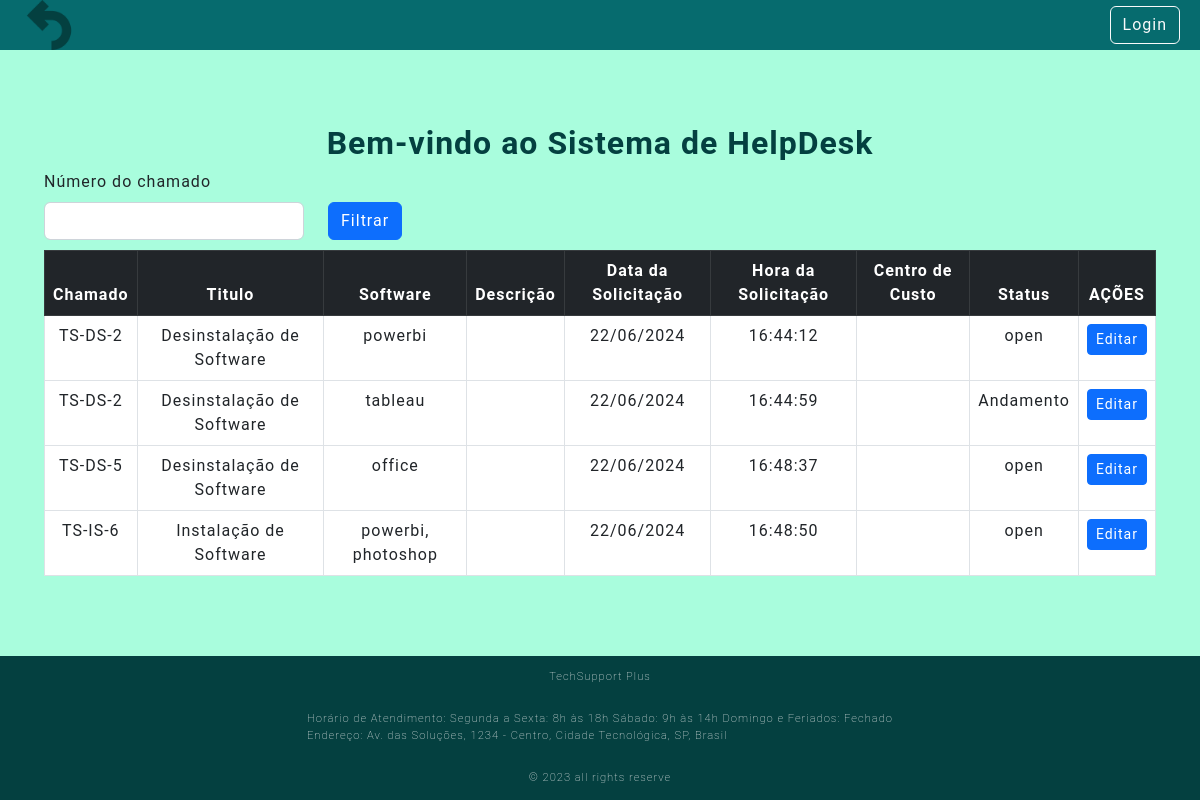
/tiket, run on the app's committed database.
### Src/Model/Bd.py (models this page shows, shortened)
class Ticket(db.Model):
    __tablename__ = "Ticket"
    id = db.Column(db.Integer, primary_key=True, autoincrement=True)
    idUser = db.Column(db.Integer,db.ForeignKey('CreatUser.id'))
    identificador = db.Column(db.String(50), nullable=False)
    title = db.Column(db.String(50), nullable=False)
    software = db.Column(db.String(50), nullable=False)
    description = db.Column(db.String, nullable=False)
    status = db.Column(db.String(20), nullable=False, default='Open')
    execution = db.Column(db.String(500), nullable=False)
    created_data = db.Column(db.String, nullable=False)
    created_hora = db.Column(db.String, nullable=False)
    cost_center = db.Column(db.String, nullable=False)

### Src/View/NewTicket.py (the view)
@tk.route('/tiket')
def tiket():
    tickets = Ticket.query.all()
    return render_template('servicos.html', tickets=tickets)

### Templates/servicos.html
{% extends 'base.html' %}
{% block conteudo %}
<h1>Bem-vindo ao Sistema de HelpDesk</h1>
<div class="row" style="text-align: left;">
    <label class="form-label" for="form3Example4">Número do chamado</label>
    <form method="POST" action="{{url_for('router.tk.servicos')}}" >
        <div class="form-group row">
            <div class="form-group col-md-3">
                <input type="text" class="form-control" name="numeroChamado">
            </div>
            <div class="col-auto">
                <button type="submit" class="btn btn-primary">Filtrar</button>
            </div>
        </div>
    </form>
    <br> <br>
</div>
<div class="bg-white ">
    <table class="table table-bordered table-hover">
        <thead class="table-dark">
            <tr>
                <th scope="col">Chamado</th>
                <th scope="col">Titulo</th>
                <th scope="col">Software</th>
                <th scope="col">Descrição</th>
                <th scope="col">Data da Solicitação</th>
                <th scope="col">Hora da Solicitação</th>
                <th scope="col">Centro de Custo</th>
                <th scope="col">Status</th>
                <th scope="col">AÇÕES</th>
            </tr>
        </thead>
        <tbody>
            {% for ticket in tickets %}
            {% if ticket.status != "Fechado" %}
            <tr>
                <td>{{ticket.identificador}}</td>
                <td>{{ticket.title}}</td>
                <td>{{ticket.software}}</td>
                <td>{{ticket.description}}</td>
                <td>{{ticket.created_data}}</td>
                <td>{{ticket.created_hora}}</td>
                <td>{{ticket.cost_center}}</td>
                <td>{{ticket.status}}</td>
                <td> <a href="{{ticket.id}}/atendimento" class="btn btn-primary btn-sm" >Editar</a>
                </td>
            </tr>
            {% endif %}
            {% endfor %}
        </tbody>
    </table>
</div>
{% endblock conteudo %}

### Templates/base.html (shortened to what this page needs)
<!DOCTYPE html>
<html lang="pt-br">
    <head>
        <link rel="stylesheet"
            href="https://cdn.jsdelivr.net/npm/bootstrap@5.2.3/dist/css/bootstrap.min.css"
>
        <link rel="stylesheet"
            href="https://cdnjs.cloudflare.com/ajax/libs/font-awesome/6.4.2/css/all.min.css"
 />
        <link rel="stylesheet"
            href="{{url_for('static', filename='style.css')}}">
    </head>
    <body>
        <header>
            {% include 'nav.html' %}
        </header>
        <main>
            <div class="container">
                {% block conteudo %}
                {% endblock conteudo %}
            </div>
        </main>
        <footer>
            {% include 'footer.html' %}
        </footer>
    </body>
</html>

### Templates/nav.html (shortened to what this page needs)
<nav class="navbar navbar-expand-lg bg-body-tertiary" id="nav_content">
  <div class="container-fluid" id="nav_content">
    <div class="container-fluid">
      <a href="{{ url_for('router.home.index') }}">
        <img src="{{ url_for('static', filename='img/seta-de-retorno-a-esquerda.png') }}"
          alt="Remoção ou Desinstalação de Software" width="50">
      </a>
    </div>
    <div class="ms-auto">
      {% if not current_user.userName %}
      <div class="text-end login-button">
        <a type="button" class="btn btn-outline-light me-2" href="{{url_for('router.login.login')}}">Login</a>
      </div>
      {% else %}
      <div class="text-end me-4 user-info">
        Usuário logado: {{current_user.userName}}
        <a type="button" class="btn btn-outline-light me-2" href="{{url_for('router.login.logout')}}">Logout</a>
      </div>
      {% endif %}
    </div>
  </div>
</nav>

### Templates/footer.html
<div id="footer_copyright"> TechSupport Plus </div>
  <div id="footer_endereco">
    Horário de Atendimento:
    Segunda a Sexta: 8h às 18h
    Sábado: 9h às 14h
    Domingo e Feriados: Fechado
    <br>
    Endereço: Av. das Soluções, 1234 - Centro, Cidade Tecnológica, SP, Brasil
  </div>
  <div id="footer_copyright"> &#169 2023 all rights reserve </div>

### Public/style.css (style rules this page uses)
:root { --color-neutral-0: #044040; --color-neutral-10: #2e2c2c; --color-neutral-20: #066b6e; --color-neutral-30: #a8a29e; --color-neutral-40: #fcf8f8; --color-neutral-50: #a9fddd; }
#nav_content { background-color: var(--color-neutral-20); position: fixed; top: 0; width: 100%; z-index: 1000; }
* { font-family: 'Roboto', sans-serif; margin: 0; padding: 0; box-sizing: border-box; letter-spacing: 1px; }
body { background: var(--color-neutral-50); display: flex; flex-direction: column; min-height: 100vh; }
main { display: flex; flex-direction: column; align-items: center; justify-content: center; text-align: center; padding: 2rem; flex: 1 0 auto; }
.container { margin-top: 60px; }
h1 { color: var(--color-neutral-0); font-size: 2rem; font-weight: bold; }
footer { bottom: 0; width: 100%; color: var(--color-neutral-40); flex-shrink: 0; }
#footer_copyright { display: flex; justify-content: center; background-color: var(--color-neutral-0); font-size: 0.7rem; padding: 0.8rem; font-weight: 50; }
#footer_endereco { display: flex; justify-content: center; background-color: var(--color-neutral-0); font-size: 0.7rem; padding: 0.8rem; font-weight: 10; }
.login-button { width: 200px; }

### data on the page
Ticket: identificador "TS-DS-2", title "Desinstalação de Software", software "powerbi", created_data "22/06/2024", created_hora "16:44:12", status "open"
Ticket: identificador "TS-DS-2", title "Desinstalação de Software", software "tableau", created_data "22/06/2024", created_hora "16:44:59", status "Andamento"
Ticket: identificador "TS-DS-5", title "Desinstalação de Software", software "office", created_data "22/06/2024", created_hora "16:48:37", status "open"
Ticket: identificador "TS-IS-6", title "Instalação de Software", software "powerbi, photoshop", created_data "22/06/2024", created_hora "16:48:50", status "open"
